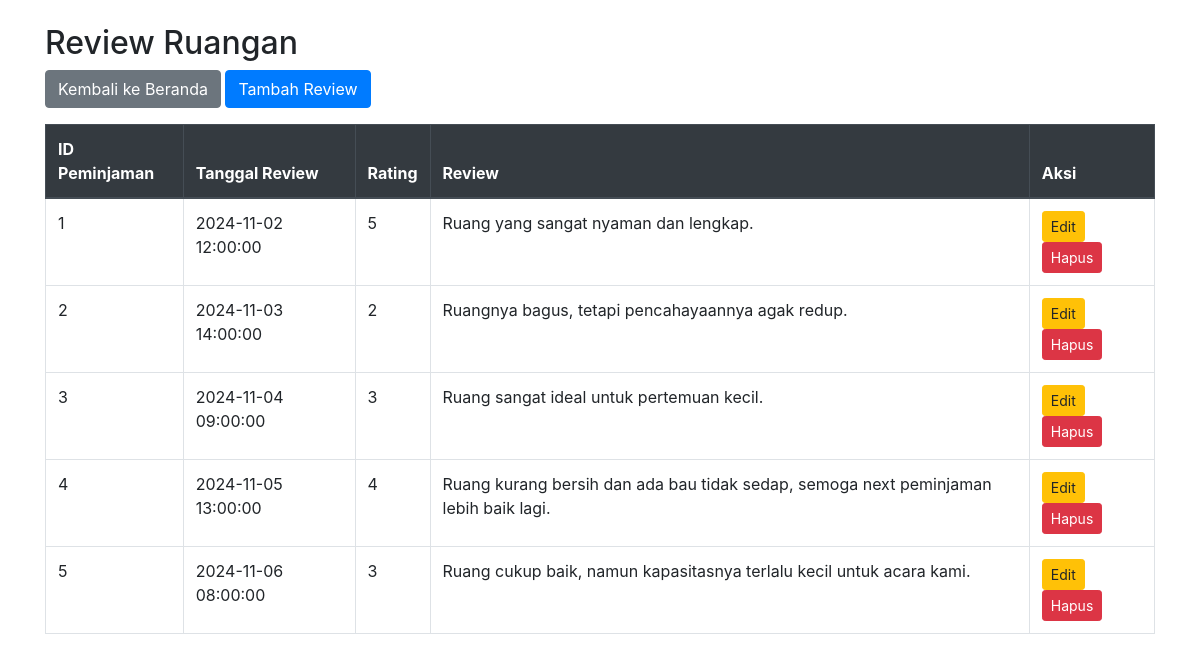
The app's page /review_ruangan.php with its own data.
### tables this page shows
CREATE TABLE review_ruangan (
  id_review_ruangan INT(11) NOT NULL AUTO_INCREMENT,
  id_peminjaman INT(11) NOT NULL,
  rating INT CHECK (rating >= 1 AND rating <= 5),
  review_text TEXT,
  tanggal_review DATETIME DEFAULT CURRENT_TIMESTAMP,
  PRIMARY KEY (id_review_ruangan),
  FOREIGN KEY (id_peminjaman) REFERENCES peminjaman (id_peminjaman)
);

### review_ruangan.php (the view, shortened to what this page needs)
<!DOCTYPE html>
<html lang="en">
<head>
    <link rel="stylesheet" href="https://stackpath.bootstrapcdn.com/bootstrap/4.5.2/css/bootstrap.min.css">
</head>
<body>
<div class="container">
    <h2 class="mt-4">Review Ruangan</h2>
    <a href="index.php" class="btn btn-secondary mb-3">Kembali ke Beranda</a>
    <a href="tambah_review_ruangan.php" class="btn btn-primary mb-3">Tambah Review</a>
    <table class="table table-bordered">
        <thead class="thead-dark">
            <tr>
                <th>ID Peminjaman</th>
                <th>Tanggal Review</th>
                <th>Rating</th>
                <th>Review</th>
                <th>Aksi</th>
            </tr>
        </thead>
        <tbody>
            <?php
            include 'koneksi.php';
            $sql = "SELECT * FROM review_ruangan";
            $result = $conn->query($sql);
            if ($result->num_rows > 0) {
                while($row = $result->fetch_assoc()) {
                    echo "<tr>";
                    echo "<td>" . $row["id_peminjaman"] . "</td>";
                    echo "<td>" . $row["tanggal_review"] . "</td>";
                    echo "<td>" . $row["rating"] . "</td>";
                    echo "<td>" . $row["review_text"] . "</td>";
                    echo "<td>
                            <a href='edit_review_ruangan.php?id_review_ruangan=" . $row["id_review_ruangan"] . "' class='btn btn-warning btn-sm'>Edit</a>
                            <a href='hapus_review_ruangan.php?id_review_ruangan=" . $row["id_review_ruangan"] . "' class='btn btn-danger btn-sm' onclick='return confirm(\"Yakin ingin menghapus data ini?\")'>Hapus</a>
                          </td>";
                    echo "</tr>";
                }
            } else {
                echo "<tr><td colspan='6' class='text-center'>Tidak ada data review</td></tr>";
            }
            ?>
        </tbody>
    </table>
</div>
</body>
</html>

### records on screen
review_ruangan: id_peminjaman "1", tanggal_review "2024-11-02 12:00:00", rating "5", review_text "Ruang yang sangat nyaman dan lengkap."
review_ruangan: id_peminjaman "2", tanggal_review "2024-11-03 14:00:00", rating "2", review_text "Ruangnya bagus, tetapi pencahayaannya agak redup."
review_ruangan: id_peminjaman "3", tanggal_review "2024-11-04 09:00:00", rating "3", review_text "Ruang sangat ideal untuk pertemuan kecil."
review_ruangan: id_peminjaman "4", tanggal_review "2024-11-05 13:00:00", rating "4", review_text "Ruang kurang bersih dan ada bau tidak sedap, semoga next peminjaman lebih baik lagi."
review_ruangan: id_peminjaman "5", tanggal_review "2024-11-06 08:00:00", rating "3", review_text "Ruang cukup baik, namun kapasitasnya terlalu kecil untuk acara kami."
